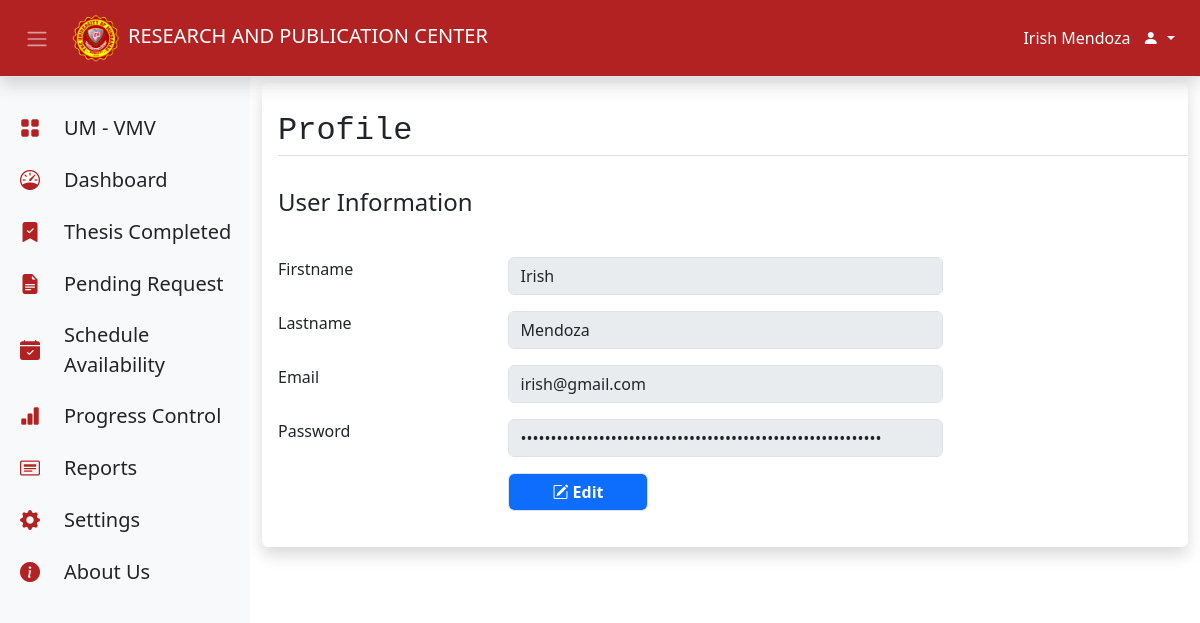
Screenshot of /profile.php (signed in) with the database file from the repository.
### tables this page shows
CREATE TABLE `users_information` (
  `id` int NOT NULL AUTO_INCREMENT,
  `first_name` varchar(50) NOT NULL,
  `last_name` varchar(50) NOT NULL,
  `email` varchar(100) NOT NULL,
  `user_password` varchar(100) NOT NULL,
  `type` varchar(30) NOT NULL,
  `zone` varchar(45) NOT NULL,
  PRIMARY KEY (`id`)
);

### admin_page/profile_content.php (the view, shortened to what this page needs)
<?php
$user_id = $_SESSION["id"];
$user_pass = $_SESSION["user_password"];
$sql = "SELECT * FROM `users_information` WHERE id = $user_id";
$result = mysqli_query($con, $sql);
if ($result->num_rows > 0) {
    while ($row = $result->fetch_assoc()) {
        $_SESSION["firstname"] =  $firstname = $row['first_name'];
        $_SESSION['lastname'] = $lastname = $row['last_name'];
        $_SESSION['email'] = $email = $row['email'];
    }
}; ?>
<div class="container-fluid pt-3">
    <div class="card border-0 shadow bg-body">
        <p class="fs-2 font-monospace mt-4 ms-3 border-bottom">Profile</p>
        <div class="card-body">
            <h4>User Information</h2>
        </div>
        <div class="card-body">
            <form action="">
                <div class="mb-3 row">
                    <label for="firstname" class="col-md-3 form-label">Firstname</label>
                    <div class="col-md-6">
                        <input type="text" class="form-control" id="firstname" value="<?php echo $firstname; ?>"
                            name="firstname" disabled>
                    </div>
                </div>
                <div class="mb-3 row">
                    <label for="lastname" class="col-md-3 form-label">Lastname</label>
                    <div class="col-md-6">
                        <input type="text" class="form-control" id="lastname" value="<?php echo $lastname; ?>"
                            name="lastname" disabled>
                    </div>
                </div>
                <div class="mb-3 row">
                    <label for="email" class="col-md-3 form-label">Email</label>
                    <div class="col-md-6">
                        <input type="text" class="form-control" id="email" value="<?php echo $email; ?>" name="email"
                            disabled>
                    </div>
                </div>
                <div class="mb-3 row">
                    <label for="password" class="col-md-3 form-label">Password</label>
                    <div class="col-md-6">
                        <input type="password" class="form-control" id="password" value="<?php echo $user_pass; ?>"
                            name="password" disabled>
                    </div>
                </div>
                <div class="mb-3 row">
                    <label for="password" class="col-md-3 form-label"></label>
                    <div class="col-md-4 mb-1">
                        <a href="editProfile.php"
                            class="form-control bg-primary w-50 text-white text-center fw-semibold text-decoration-none"><i
                                class="bi bi-pencil-square"></i> Edit</a>
                    </div>
                </div>
            </form>
        </div>
    </div>
</div>

### rows the page displays
users_information: firstname "Irish", lastname "Mendoza", email "irish@gmail.com"

### other values shown
$_SESSION["first_name"] "Irish"
$_SESSION["last_name"] "Mendoza"
